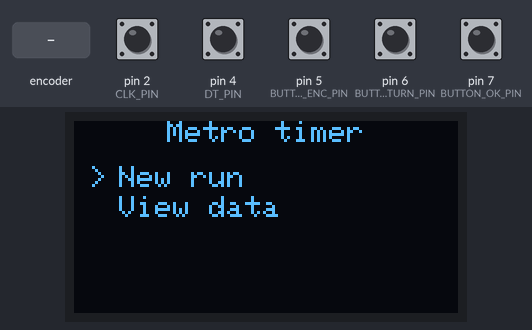
Recording of a sketch running on a simulated Arduino Uno, built with avr-gcc and run on an emulated ATmega328P. Shown: 128×64 one-colour display. Inputs (shaded band) come from the test bench; at power-on: pin 2 (CLK_PIN), pin 4 (DT_PIN), pin 5 (BUTTON_ENC_PIN) HIGH, pin 6 (BUTTON_RETURN_PIN), pin 7 (BUTTON_OK_PIN) LOW. What the sketch prints to the serial monitor is not drawn.

Above: at 1.2 s.
1.3 s: pin 5 (BUTTON_ENC_PIN) pulled LOW for 0.15 s
At 2.5 s:
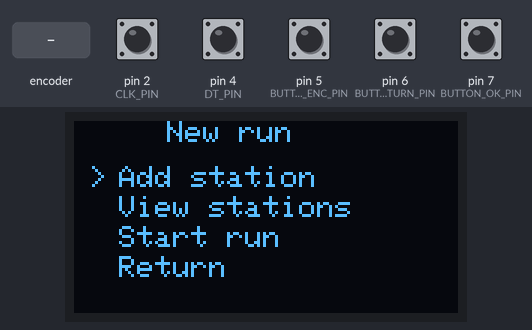
2.9 s: pin 6 (BUTTON_RETURN_PIN) pulled HIGH for 0.15 s
At 3.9 s:
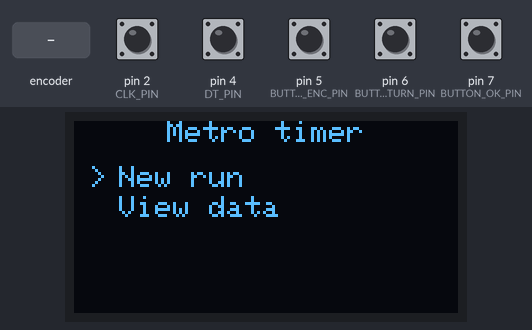
4.5 s: rotary encoder on pin 2 (CLK_PIN) / pin 4 (DT_PIN) turned 2 steps (second pin leading)
At 5.6 s:
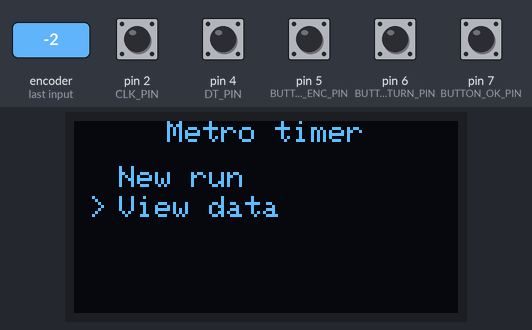
Timing chart, 0 to 7.5 s (numbered marks = the images above; inputs shaded):
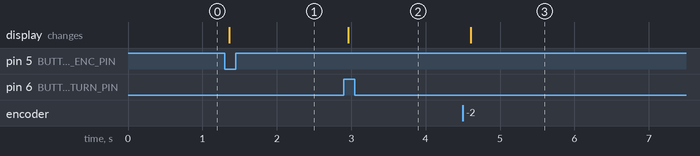

Measured:
- after the input at 1.3 s, the display: changes after 0.06 s (image 1)
- after the input at 2.9 s, the display: changes after 0.06 s (image 2)
- after the input at 4.5 s, the display: changes after 0.10 s (image 3)

The sketch:

metro_timer.ino
```cpp
#include <Wire.h>
#include <Adafruit_GFX.h>
#include <Adafruit_SSD1306.h>

#define SCREEN_WIDTH 128
#define SCREEN_HEIGHT 64

#define CLK_PIN 2   // INTERRUPCIÓN
#define DT_PIN  4

#define BUTTON_ENC_PIN 5
#define BUTTON_OK_PIN 7
#define BUTTON_RETURN_PIN 6

typedef enum {
    MAIN_MENU = 0,
    NEW_RUN_MENU
} menus_t;

int current_menu = MAIN_MENU, old_menu = MAIN_MENU;
bool start = true;

Adafruit_SSD1306 display(SCREEN_WIDTH, SCREEN_HEIGHT, &Wire, -1);

volatile int8_t encoderDirection = 0;
volatile bool encoderMoved = false;

void setup() {
    Serial.begin(115200);

    // Encoder rotation
    pinMode(CLK_PIN, INPUT_PULLUP);
    pinMode(DT_PIN, INPUT_PULLUP);

    attachInterrupt(digitalPinToInterrupt(CLK_PIN), encoderISR, RISING);

    // Buttons
    pinMode(BUTTON_ENC_PIN, INPUT_PULLUP);
    pinMode(BUTTON_OK_PIN, INPUT);
    pinMode(BUTTON_RETURN_PIN, INPUT);

    // Screen initialization
    if (!display.begin(SSD1306_SWITCHCAPVCC, 0x3C)) {
        Serial.println(F("SSD1306 allocation failed"));
        while (true);
    }
}

void loop() {
    if (current_menu == MAIN_MENU) {
        main_menu_action();
    } else if (current_menu == NEW_RUN_MENU) {
        new_run_action();
    }

    if (current_menu != old_menu) {
        start = true;
    }

    old_menu = current_menu;
}
```

general.ino
```cpp
void encoderISR() {
    if (digitalRead(DT_PIN) == HIGH) encoderDirection = 1;
    else encoderDirection = -1;
    encoderMoved = true;
}

#define NUM_PINS 13

bool button_pressed(int pin, bool pullUp = true) {
    const unsigned long debounceDelay = 30;
    static unsigned long lastTime[NUM_PINS] = {0};
    static bool lastState[NUM_PINS] = {LOW};
    static bool stableState[NUM_PINS] = {LOW};

    if (pin < 0 || pin >= NUM_PINS) return false;

    bool reading = digitalRead(pin);

    bool pressed = pullUp ? (reading == LOW) : (reading == HIGH);

    if (reading != lastState[pin]) {
        lastTime[pin] = millis();
    }

    if ((millis() - lastTime[pin]) > debounceDelay) {
        if (pressed && !stableState[pin]) {
            stableState[pin] = true;
            lastState[pin] = reading;
            return true;
        }
        stableState[pin] = pressed;
    }

    lastState[pin] = reading;
    return false;
}

bool button_pressed_pull_down(int pin) {
    return button_pressed(pin, false);
}

bool button_pressed_pull_up(int pin) {
    return button_pressed(pin, true);
}
```

generic_ui.ino
```cpp
void render_ui(char* title, char **names, int qtty, int current_item) {
    display.clearDisplay();
    display.setTextSize(1);
    display.setTextColor(WHITE);
    display.setCursor(31, 0);
    display.println(title);

    for (int i = 0; i < qtty; ++i) {
        display.setCursor(15, 15 + 10 * i);
        display.println(names[i]);
    }

    display.setCursor(5, 15 + 10 * current_item);
    display.print(">");

    display.display();
}

void action(int *menu, int qtty, void (*function_render)()) {
    if (start) {
        start = false;
        function_render();
    }

    if (encoderMoved) {
        encoderMoved = false;

        *menu += encoderDirection;

        if (*menu < 0) *menu = 0;
        if (*menu >= qtty) *menu = qtty - 1;

        function_render();
    }
}
```

main_menu.ino
```cpp
typedef enum {
    NEW_RUN = 0,
    VIEW_DATA,
    MAIN_MENU_ITEMS
} main_menu_options_t;

char *main_menu_texts[MAIN_MENU_ITEMS] = {
    (char*)"New run",
    (char*)"View data"
};

int main_menu = NEW_RUN;

void main_menu_render() {
    render_ui("Metro timer", main_menu_texts, MAIN_MENU_ITEMS, main_menu);
}

void main_menu_action() {
    action(&main_menu, MAIN_MENU_ITEMS, &main_menu_render);

    if (button_pressed_pull_up(BUTTON_ENC_PIN) or button_pressed_pull_down(BUTTON_OK_PIN)) {
        Serial.println("button encoder");
        if (main_menu == NEW_RUN) {
            current_menu = NEW_RUN_MENU;
        } else if (main_menu == VIEW_DATA) {

        }
    }

    if (button_pressed_pull_down(BUTTON_RETURN_PIN)) {
        Serial.println("button return encoder");
    }
}
```

new_run.ino
```cpp
typedef enum {
    ADD_STATION = 0,
    VIEW_STATIONS,
    START_RUN,
    NEW_RUN_RETURN,
    NEW_RUN_ITEMS
} new_run_options_t;

char *new_run_texts[NEW_RUN_ITEMS] = {
    (char*)"Add station",
    (char*)"View stations",
    (char*)"Start run",
    (char*)"Return"
};

int new_run_menu = ADD_STATION;


void new_run_render() {
    render_ui("New run", new_run_texts, NEW_RUN_ITEMS, new_run_menu);
}

void new_run_action() {
    action(&new_run_menu, NEW_RUN_ITEMS, &new_run_render);

    if (button_pressed_pull_up(BUTTON_ENC_PIN) or button_pressed_pull_down(BUTTON_OK_PIN)) {
        Serial.println("button new run");
        if (new_run_menu == NEW_RUN_RETURN) {
            Serial.println("return pressed");
            current_menu = MAIN_MENU;
        }
    }

    if (button_pressed_pull_down(BUTTON_RETURN_PIN)) {
        current_menu = MAIN_MENU;
    }
}
```
